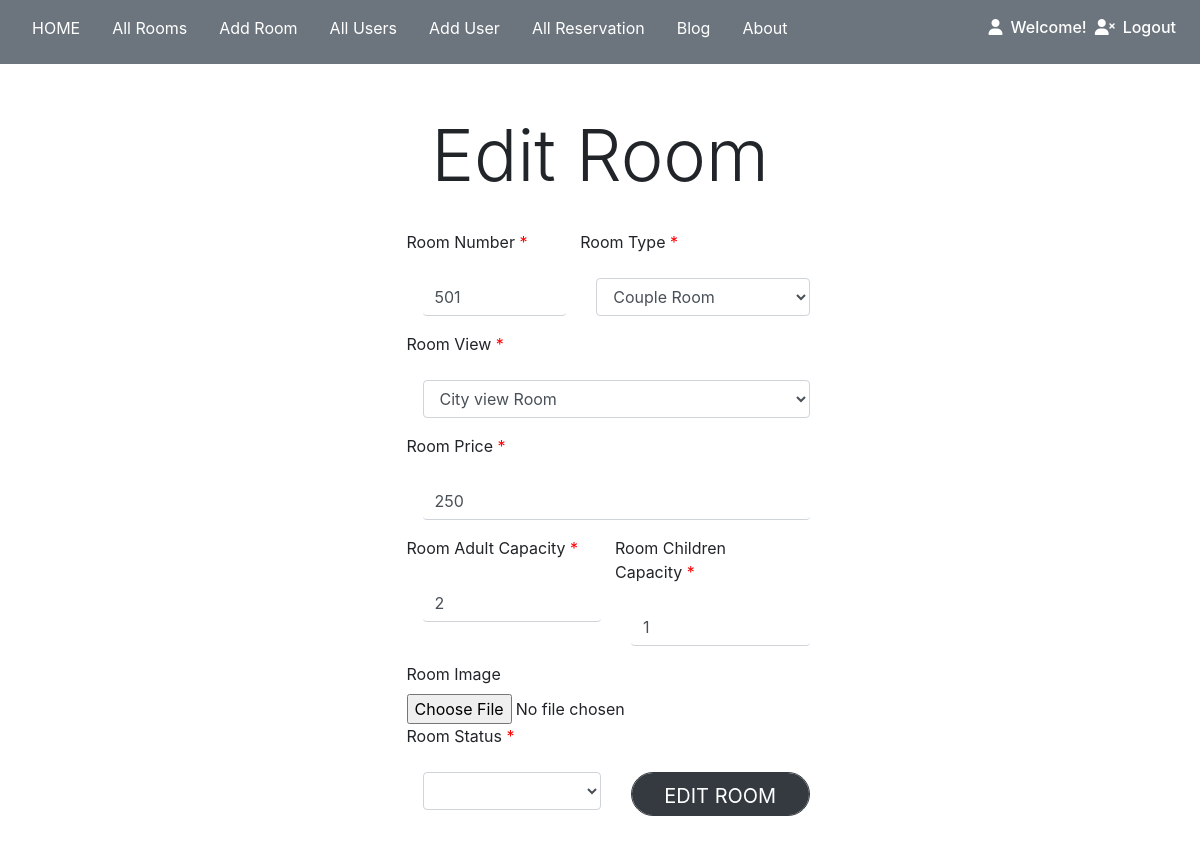
The page /editRooms.php?id=1 on the database its author committed.
### tables this page shows
CREATE TABLE `room` (
  `room_id` int(11) NOT NULL,
  `room_num` int(11) NOT NULL,
  `room_type` varchar(50) NOT NULL,
  `room_view` varchar(50) NOT NULL,
  `room_price` int(11) NOT NULL,
  `cap_adult` int(11) NOT NULL,
  `cap_kids` int(11) NOT NULL,
  `room_img` varchar(50) NOT NULL,
  `room_status` varchar(10) DEFAULT 'available'
);

### class/database.php (called while the page is built, shortened)
<?php
    class Database{
        private $servername = "localhost";
        private $username = "root";
        private $password = "root";
        private $databasename = "hotel";
        public function __construct(){
            $this->conn = new mysqli($this->servername,$this->username,$this->password,$this->databasename);
            return $this->conn;
        }
    }
?>

### class/room.php (called while the page is built, shortened)
<?php
    require_once 'database.php';
    class Room extends Database{
        public function getSpecRoom($id){
            $sql = "SELECT * FROM room WHERE room_id = '$id'";
            $result = $this->conn->query($sql);
            if($result == false){
                die("No record ".$this->conn->error);
            }else{
                return $result->fetch_assoc();
            }
        }
    }
?>

### editRooms.php (the view, shortened to what this page needs)
<?php
    require_once 'class/room.php';
    $room = new Room();
    $id = $_GET['id'];
    $getSpecRoom = $room->getSpecRoom($id);
?>
<!DOCTYPE html>
<html lang="en">
<head>
    <link rel="stylesheet" href="https://stackpath.bootstrapcdn.com/bootstrap/4.3.1/css/bootstrap.min.css">
</head>
<body>
<nav class="navbar navbar-expand-lg navbar-white bg-secondary text-white">
        <ul class="nav navbar-nav mr-auto pb-0 mb-0">
            <li class="nav-item">
                <a href="index.php" class="nav-link text-white pb-0 px-3"><p>HOME</p></a>
            </li>
            <li class="nav-item">
                <a href="allRooms.php" class="nav-link text-white pb-0 px-3"><p>    All Rooms</p></a>
            </li>
            <li class="nav-item">
                <a href="addRoom.php" class="nav-link text-white pb-0 px-3"><p>    Add Room</p></a>
            </li>
            <li class="nav-item">
                <a href="allUsers.php" class="nav-link text-white pb-0 px-3"><p>    All Users</p></a>
            </li>
            <li class="nav-item">
                <a href="register/register.php" class="nav-link text-white pb-0 px-3"><p>    Add User</p></a>
            </li>
            <li class="nav-item">
                <a href="allReservation.php" class="nav-link text-white pb-0 px-3"><p>    All Reservation</p></a>
            </li>
            <li class="nav-item">
                <a href="blog.php" class="nav-link text-white pb-0 px-3"><p>    Blog</p></a>
            </li>
            <li class="nav-item">
                <a href="about.php" class="nav-link text-white pb-0 px-3"><p>    About</p></a>
            </li>
        </ul>
        <ul  class="nav navbar-nav float-right">
            <li>
                <?php
                    $loginid = $_SESSION['userid'];
                    echo "<h6><i class='fas fa-user'></i><a href='menuAdmin.php?id=".$loginid."' class='nav-link text-white d-inline pb-0'>Welcome! ".$_SESSION['fname']."</a></h6>";
                ?>
            </li>
            <li>
                <h6><i class="fas fa-user-times"></i><a href="logout.php" class="nav-link text-white d-inline pb-0">Logout</a></h6>
            </li>
        </ul>
    </nav>
<div class="container w-75 mt-5">
    <h3 class="display-3 text-center">Edit Room</h3>
    <form action="action/roomAction.php" method="post"enctype="multipart/form-data">
        <div class="form-group mx-auto p-4 w-50">
            <div class="row">
                <div class="col-md-5">
                    <label>Room Number<span style="color: red;"> *</span></label>
                    <input type="number" name="newNumber" value="<?php echo $getSpecRoom['room_num']?>" placeholder="  <?php echo $getSpecRoom['room_num']?>" class="form-control m-3" style="border-top: none; border-right: none; border-left: none;"required>
                </div>
                <div class="col-md-7">
                    <label>Room Type<span style="color: red;"> *</span></label>
                    <select name="newType" class="form-control m-3" required>
                    <option value="<?php echo $getSpecRoom['room_type']?>">
                    <?php echo $getSpecRoom['room_type']?> Room</option>
                    </select>
                </div>
            </div>
            <label>Room View<span style="color: red;"> *</span></label>
            <select name="newView" id="" class="form-control m-3" required>
                <option value="<?php echo $getSpecRoom['room_view']?>">
                <?php echo $getSpecRoom['room_view']?> Room</option>
            </select>
            <label>Room Price<span style="color: red;"> *</span></label>
            <input type="number" name="newPrice" value="<?php echo $getSpecRoom['room_price']?>" class="form-control m-3" placeholder="  <?php echo $getSpecRoom['room_price']?>" style="border-top: none; border-right: none; border-left: none;"required>
            <div class="row">
                <div class="col-md-6">
                    <label>Room Adult Capacity<span style="color: red;"> *</span></label>
                    <input type="number" name="newAdultCap" value="<?php echo $getSpecRoom['cap_adult']?>" class="form-control m-3" placeholder="  <?php echo $getSpecRoom['cap_adult']?>" style="border-top: none; border-right: none; border-left: none;"required>
                </div>
                <div class="col-md-6">
                    <label>Room Children Capacity<span style="color: red;"> *</span></label>
                    <input type="number" name="newKidsCap" value="<?php echo $getSpecRoom['cap_kids']?>" class="form-control m-3" placeholder="  <?php echo $getSpecRoom['cap_kids']?>" style="border-top: none; border-right: none; border-left: none;"required>
                </div>
            </div>
            <label for="">Room Image</label>
            <input type="file" name="picture" id="files" >
            <input type="hidden" name="id" value="<?php echo $getSpecRoom['room_id']?>"><br>
            <div class="row">
                <div class="col-md-6">
                    <label>Room Status<span style="color: red;"> *</span></label>
                    <select name="newStatus" class="form-control m-3" required>
                    <option value="<?php echo $getSpecRoom['room_status']?>">
                    <option value="available">Available</option>
                    </select>
                </div>
                <div class="col-md-6">
                    <input id="submitnow" type="submit" name="edit" value="EDIT ROOM" class="btn btn-dark btn-lg text-white form-control m-3 my-4 rounded-pill">
                </div>
            </div>
        </div>
    </form>
</div>
</body>
</html>

### rows shown on the page
room: newNumber "501", newType "Couple Room", newView "City view Room", newPrice "250", newAdultCap "2", newKidsCap "1"
